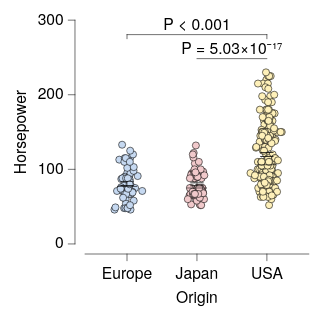

The Vega-Lite source for this figure:
### Vega-Lite specification from a JSON file in a GitHub repository (floating-point values rounded to 4 significant figures; data arrays with more than 128 entries replaced by an {"elided": "..."} marker saying what was removed)
{"background": null, "config": {"arc": {"fill": "#DBDBDB", "fillOpacity": 1.0, "innerRadius": 25.0, "padAngle": 0.03, "stroke": "black", "strokeOpacity": 1, "strokeWidth": 0.25}, "area": {"fill": "#DBDBDB", "fillOpacity": 1.0, "stroke": "black", "strokeOpacity": 1, "strokeWidth": 0.25}, "axis": {"domain": true, "domainCap": "round", "domainColor": "black", "domainWidth": 0.25, "grid": false, "gridCap": "round", "gridColor": "#F1F1F1", "gridDash": [0, 0], "gridOpacity": 1.0, "gridWidth": 0.25, "labelColor": "black", "labelFont": "Helvetica Neue", "labelFontSize": 7, "labelFontStyle": "normal", "labelFontWeight": 400, "offset": 4.5, "ticks": true, "tickCap": "round", "tickColor": "black", "tickRound": false, "tickSize": 3, "tickWidth": 0.25, "titleColor": "black", "titleFont": "Helvetica Neue", "titleFontSize": 7, "titleFontStyle": "normal", "titleFontWeight": 400}, "axisX": {"domain": true, "labelAlign": "center", "labelAngle": 0, "labels": true, "ticks": true, "translate": 0}, "axisY": {"domain": true, "labelAlign": "right", "labelAngle": 0, "labels": true, "ticks": true, "translate": 0}, "axisRight": {"domain": true, "labelAlign": "left", "labelAngle": 0, "labels": true, "ticks": true, "translate": 0}, "axisTop": {"domain": true, "labelAlign": "center", "labelAngle": 0, "labels": true, "ticks": true, "translate": 0}, "axisBand": {"tickOffset": 0}, "bar": {"fill": "#DBDBDB", "fillOpacity": 1.0, "stroke": "black", "strokeOpacity": 1, "strokeWidth": 0.25}, "boxplot": {"size": 9.0, "ticks": {"cornerRadius": 0.25, "fill": "black", "size": 4.5, "thickness": 0.25}, "box": {"fillOpacity": 1.0, "stroke": "black", "strokeOpacity": 1, "strokeWidth": 0.25}, "median": {"fill": "black", "fillOpacity": 1.0, "size": 9.0, "thickness": 0.25}, "rule": {"fill": "black", "fillOpacity": 1.0, "size": 10.0, "stroke": "black", "strokeDash": [0, 0], "strokeOpacity": 1, "strokeWidth": 0.25}, "outliers": {"color": "black", "fill": "black", "fillOpacity": 1.0, "size": 0, "stroke": "black", "strokeOpacity": 1, "strokeWidth": 0.25}}, "circle": {"fill": "black", "fillOpacity": 1.0, "size": 0.5, "stroke": null, "strokeOpacity": 1, "strokeWidth": 0.25}, "errorband": {"band": {"fillOpacity": 0.6, "stroke": null, "strokeWidth": 0.25, "strokeOpacity": 1}, "borders": {"opacity": 0, "strokeOpacity": 0.25, "strokeWidth": 1}}, "errorbar": {"opacity": 1, "rule": {"strokeDash": [0, 0], "strokeWidth": 0.25}, "ticks": {"color": "black", "cornerRadius": 0.125, "opacity": 1, "size": 6.0, "thickness": 0.25}, "thickness": 0.25}, "font": "Helvetica Neue", "geoshape": {"fill": "#DBDBDB", "fillOpacity": 1.0, "stroke": "black", "strokeOpacity": 1, "strokeWidth": 0.25}, "header": {"labelColor": "black", "labelFont": "Helvetica Neue", "labelFontSize": 7, "labelFontStyle": "normal", "labelFontWeight": 400, "titleColor": "black", "titleFont": "Helvetica Neue", "titleFontSize": 7, "titleFontStyle": "normal", "titleFontWeight": 400, "titlePadding": 0}, "legend": {"disable": false, "offset": 4.5, "titlePadding": 4, "labelOffset": 2, "gradientLabelOffset": 2, "gradientLength": 50.0, "gradientThickness": 5.0, "gradientOpacity": 1.0, "gradientStrokeColor": "black", "gradientStrokeWidth": 0.25, "labelColor": "black", "labelFont": "Helvetica Neue", "labelFontSize": 7, "labelFontStyle": "normal", "labelFontWeight": 400, "strokeColor": "black", "strokeWidth": 0, "symbolSize": 42, "symbolStrokeColor": "black", "symbolStrokeWidth": 0.25, "titleColor": "black", "titleFont": "Helvetica Neue", "titleFontSize": 7, "titleFontStyle": "normal", "titleFontWeight": 400}, "line": {"color": "black", "stroke": "black", "strokeCap": "round", "strokeDash": [0, 0], "strokeOpacity": 1, "strokeWidth": 0.375}, "point": {"filled": true, "fill": "#DBDBDB", "fillOpacity": 1.0, "size": 5.0, "stroke": "black", "strokeOpacity": 1, "strokeWidth": 0.25}, "range": {"category": ["#C6D9F1", "#F1C9CB", "#FEF0B9", "#CEE37A", "#7AA8E0", "#E589A3", "#FDDD5D", "#68B961", "#4177B1", "#C35082", "#E5C227", "#438156"], "diverging": {"scheme": ["#C35082", "#CE6D94", "#D989A7", "#E2A4BA", "#EABFCE", "#F1DBE2", "#F6F6F6", "#D7E0EB", "#B9CBE0", "#9BB6D5", "#7DA1C9", "#5F8CBD", "#4177B1"]}, "heatmap": {"scheme": ["#DFE9F7", "#C6D9F1", "#ADC8EC", "#94B8E6", "#7AA8E0", "#6097DA", "#4D87CA", "#4177B1", "#386898", "#2F597F", "#264A69", "#1D3A58"]}, "ordinal": {"scheme": ["#F1F1F1", "#DBDBDB", "#C6C6C6", "#B2B2B2", "#9D9D9D", "#898989", "#767676", "#636363", "#515151", "#404040", "#2F2F2F", "#1F1F1F"]}, "ramp": {"scheme": ["#DFE9F7", "#C6D9F1", "#ADC8EC", "#94B8E6", "#7AA8E0", "#6097DA", "#4D87CA", "#4177B1", "#386898", "#2F597F", "#264A69", "#1D3A58"]}}, "rule": {"color": "black", "stroke": "black", "strokeCap": "round", "strokeDash": [2, 2], "strokeOpacity": 1, "strokeWidth": 0.25}, "scale": {"bandPaddingInner": 0.1, "bandPaddingOuter": 0.1, "round": false}, "rect": {"fill": "#DBDBDB", "fillOpacity": 1.0, "stroke": "black", "strokeOpacity": 1, "strokeWidth": 0.25}, "square": {"fill": "#DBDBDB", "fillOpacity": 1.0, "size": 10.0, "stroke": "black", "strokeOpacity": 1, "strokeWidth": 0.25}, "text": {"color": "black", "font": "Helvetica Neue", "fontSize": 7, "fontStyle": "normal", "fontWeight": 400}, "title": {"anchor": "middle", "frame": "group", "color": "black", "font": "Helvetica Neue", "fontSize": 7, "fontStyle": "normal", "fontWeight": 400, "subtitleColor": "black", "subtitleFont": "Helvetica Neue", "subtitleFontSize": "Helvetica Neue", "subtitleFontStyle": "normal", "subtitleFontWeight": 400}, "view": {"continuousWidth": 100, "continuousHeight": 100, "discreteWidth": 100, "discreteHeight": 100, "fill": null, "stroke": null, "strokeWidth": 0.25}}, "layer": [{"data": {"name": "data-53eecb024a78fdc2be808dcfdc3af7a2"}, "mark": {"type": "circle", "opacity": 1.0, "size": 10.0, "stroke": "black", "strokeOpacity": 1, "strokeWidth": 0.25}, "encoding": {"color": {"field": "Origin", "legend": null, "sort": ["Europe", "Japan", "USA"], "title": null, "type": "nominal"}, "x": {"axis": {}, "field": "Origin", "sort": ["Europe", "Japan", "USA"], "title": "Origin", "type": "nominal"}, "xOffset": {"field": "jitter_x", "scale": {"domain": [-7.33, 7.33], "range": [5.17, 19.83]}, "type": "quantitative"}, "y": {"field": "Horsepower", "title": "Horsepower", "type": "quantitative"}}}, {"data": {"name": "data-6c4882663eaca411296217af4f5e04f9"}, "mark": {"type": "errorbar"}, "encoding": {"x": {"axis": {}, "field": "Origin", "sort": ["Europe", "Japan", "USA"], "title": "Origin", "type": "nominal"}, "y": {"field": "__mean", "title": "Horsepower", "type": "quantitative"}, "yError": {"field": "__error"}}}, {"data": {"name": "data-53eecb024a78fdc2be808dcfdc3af7a2"}, "mark": {"type": "boxplot", "box": {"fillOpacity": 0, "strokeOpacity": 0}, "outliers": {"opacity": 0}, "rule": {"strokeOpacity": 0}, "ticks": false}, "encoding": {"x": {"axis": {}, "field": "Origin", "sort": ["Europe", "Japan", "USA"], "title": "Origin", "type": "nominal"}, "y": {"field": "Horsepower", "title": "Horsepower", "type": "quantitative"}}}, {"layer": [{"layer": [{"data": {"values": [{"x": "USA", "x2": "Europe", "y": 280.6, "__dysonsphere__": 1}]}, "mark": {"type": "rule", "strokeCap": "round", "strokeDash": [0, 0], "strokeWidth": 0.25}, "encoding": {"x": {"field": "x", "type": "nominal"}, "x2": {"field": "x2"}, "y": {"field": "y", "type": "quantitative"}}}, {"data": {"values": [{"x": "USA", "y": 280.6, "y2": 275.1, "__dysonsphere__": 1}]}, "mark": {"type": "rule", "strokeCap": "round", "strokeDash": [0, 0], "strokeWidth": 0.25}, "encoding": {"x": {"field": "x", "type": "nominal"}, "y": {"field": "y", "type": "quantitative"}, "y2": {"field": "y2"}}}, {"data": {"values": [{"x": "Europe", "y": 280.6, "y2": 275.1, "__dysonsphere__": 1}]}, "mark": {"type": "rule", "strokeCap": "round", "strokeDash": [0, 0], "strokeWidth": 0.25}, "encoding": {"x": {"field": "x", "type": "nominal"}, "y": {"field": "y", "type": "quantitative"}, "y2": {"field": "y2"}}}, {"data": {"values": [{"y": 280.6, "label": "P < 0.001", "__dysonsphere__": 1}]}, "mark": {"type": "text", "align": "center", "dy": -4, "fontSize": 7}, "encoding": {"text": {"field": "label", "type": "nominal"}, "x": {"value": 50.0}, "y": {"field": "y", "type": "quantitative"}}}]}, {"layer": [{"data": {"values": [{"x": "USA", "x2": "Japan", "y": 248.4, "__dysonsphere__": 1}]}, "mark": {"type": "rule", "strokeCap": "round", "strokeDash": [0, 0], "strokeWidth": 0.25}, "encoding": {"x": {"field": "x", "type": "nominal"}, "x2": {"field": "x2"}, "y": {"field": "y", "type": "quantitative"}}}, {"data": {"values": [{"y": 248.4, "label": "P = 5.03×10⁻¹⁷", "__dysonsphere__": 1}]}, "mark": {"type": "text", "align": "center", "dy": -4, "fontSize": 7}, "encoding": {"text": {"field": "label", "type": "nominal"}, "x": {"value": 65.62}, "y": {"field": "y", "type": "quantitative"}}}]}], "name": "__dysonsphere_73d6ae7ab5b8e736_11"}], "$schema": "https://vega.github.io/schema/vega-lite/v6.4.1.json", "datasets": {"data-53eecb024a78fdc2be808dcfdc3af7a2": {"elided": "400 records"}, "data-6c4882663eaca411296217af4f5e04f9": [{"Origin": "USA", "__mean": 119.9, "__error": 2.529, "__dysonsphere__": 1}, {"Origin": "Europe", "__mean": 81.0, "__error": 2.47, "__dysonsphere__": 1}, {"Origin": "Japan", "__mean": 79.84, "__error": 2.005, "__dysonsphere__": 1}]}}
